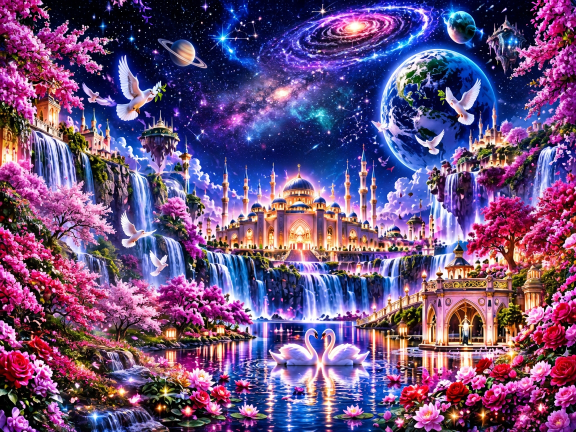
#> input picture assets/wallpaper_upload.png, 1152 x 864 px, found by its file name (shown at 1/2 size)
$ python -i prepare_theme.py   (imports and definitions only)
#> lines starting #> are read from the running program, lines starting #| are printed output that depends on the picture
#!/usr/bin/env python3
import json, os, shutil
from PIL import Image, ImageDraw, ImageFilter, ImageOps

# [1 line not run here, left out]
# [1 line that did not run here, left out]
# [1 line that did not run here, left out]
# [1 line that did not run here, left out]
# [1 line that did not run here, left out]
# [1 line that did not run here, left out]
# [1 line that did not run here, left out]
# [1 line that did not run here, left out]

CHROOT = "config/includes.chroot"
# [8 lines not run here, left out]

DESKTOP_MAP = {
    "XFCE": ["lightdm", "lightdm-gtk-greeter", "xfce4", "xfce4-goodies"],
    "KDE": ["sddm", "kde-plasma-desktop", "plasma-workspace", "kwin-wayland", "konsole", "dolphin"],
    "GNOME": ["gdm3", "gnome-core", "gnome-terminal", "nautilus"],
    "Cinnamon": ["lightdm", "lightdm-gtk-greeter", "cinnamon-core"],
    "MATE": ["lightdm", "lightdm-gtk-greeter", "mate-desktop-environment-core"],
    "LXQt": ["lightdm", "lightdm-gtk-greeter", "lxqt-core", "qterminal"],
    "LXDE": ["lightdm", "lightdm-gtk-greeter", "lxde-core", "lxterminal"],
}
# [3 lines not run here, left out]

def make_round_logo(src, out_path, size):
    im = Image.open(src).convert("RGBA")
    w, h = im.size; px = im.load(); xs, ys = [], []
    step = max(1, min(w, h) // 100)
    for y in range(0, h, step):
        for x in range(0, w, step):
            r, g, b, a = px[x, y]
            if a > 20 and max(r, g, b) > 70: xs.append(x); ys.append(y)
    if xs and ys:
        x0, x1 = max(0, min(xs) - step), min(w, max(xs) + step)
        y0, y1 = max(0, min(ys) - step), min(h, max(ys) + step)
        cx, cy = (x0 + x1) / 2.0, (y0 + y1) / 2.0
        half = max(x1 - x0, y1 - y0) / 2.0
        if min(w, h) * 0.25 < half < min(w, h) * 0.49:
            im = im.crop((int(cx - half), int(cy - half), int(cx + half), int(cy + half)))
    im = ImageOps.fit(im, (size, size), method=Image.Resampling.LANCZOS)
    mask = Image.new("L", (size, size), 0)
    ImageDraw.Draw(mask).ellipse((1, 1, size - 2, size - 2), fill=255)
    out = Image.new("RGBA", (size, size), (0, 0, 0, 0))
    out.paste(im, (0, 0), mask)
    out.save(out_path, "PNG")

def make_default_logo(out_path, size):
    im = Image.new("RGBA", (size, size), (0, 0, 0, 0))
    d = ImageDraw.Draw(im)
    d.ellipse((2, 2, size - 3, size - 3), fill=(12, 26, 62, 255), outline=(56, 189, 248, 255), width=max(2, size // 24))
    d.ellipse((size // 6, size // 6, size - size // 6, size - size // 6), outline=(250, 204, 21, 255), width=max(2, size // 32))
    im.save(out_path, "PNG")

logo_src = "assets/logo_upload.png" if os.path.exists("assets/logo_upload.png") else None
# [5 lines not run here, left out]

def make_wallpaper(out_path):
#> called with out_path = '../assets/wallpaper_upload.png'
    W, H = 1920, 1080
    wp_src = "assets/wallpaper_upload.png" if os.path.exists("assets/wallpaper_upload.png") else None
    if wp_src:
        im = Image.open(wp_src).convert("RGBA")
        w, h = im.size
#> w = 1152; h = 864
        if w / float(h) >= 1.5:
            canvas = ImageOps.fit(im, (W, H), method=Image.Resampling.LANCZOS)
        else:
            bg = ImageOps.fit(im, (W, H), method=Image.Resampling.LANCZOS).filter(ImageFilter.GaussianBlur(28))
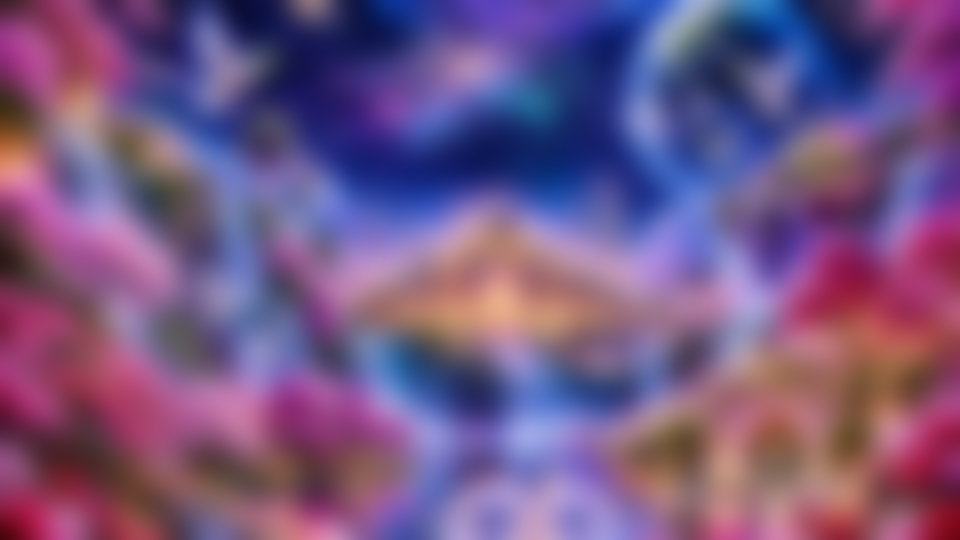
#> bg: PIL image 1920x1080 RGBA (shown at 1/2 size); mean R, G, B, A 117.3, 86.2, 131.1, 255
            canvas = Image.alpha_composite(bg, Image.new("RGBA", (W, H), (8, 15, 38, 130)))
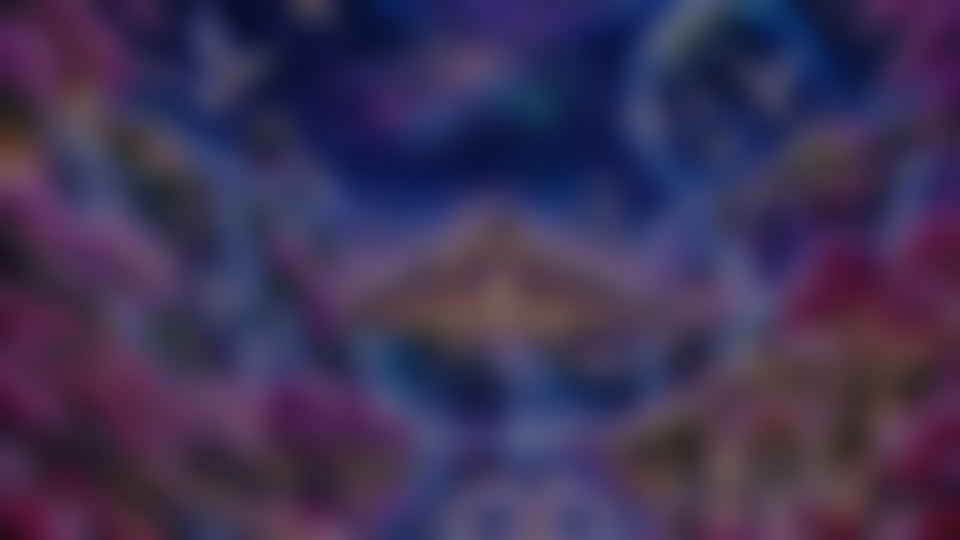
#> canvas: PIL image 1920x1080 RGBA (shown at 1/2 size); mean R, G, B, A 61.6, 49.9, 83.6, 255
            new_w = int(w * (H / float(h)))
#> new_w = 1440
            center = im.resize((new_w, H), Image.Resampling.LANCZOS)
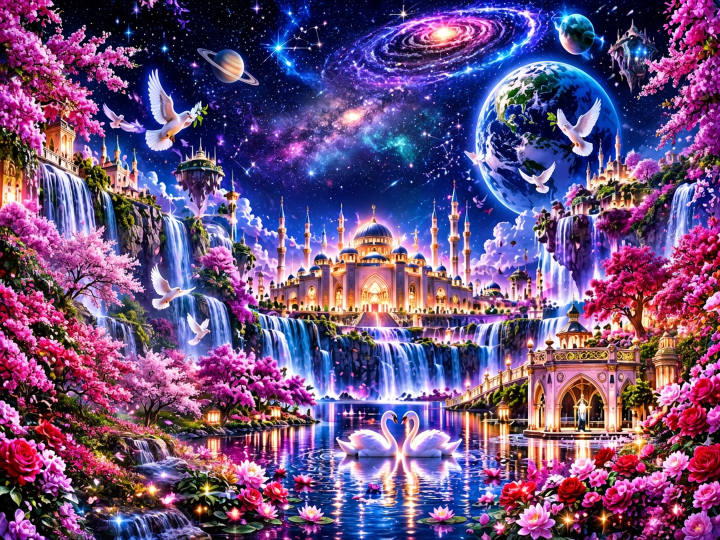
#> center: PIL image 1440x1080 RGBA (shown at 1/2 size); mean R, G, B, A 108.6, 78.7, 124.4, 255
            cx = (W - new_w) // 2
#> cx = 240
            canvas.paste(center, (cx, 0), center)
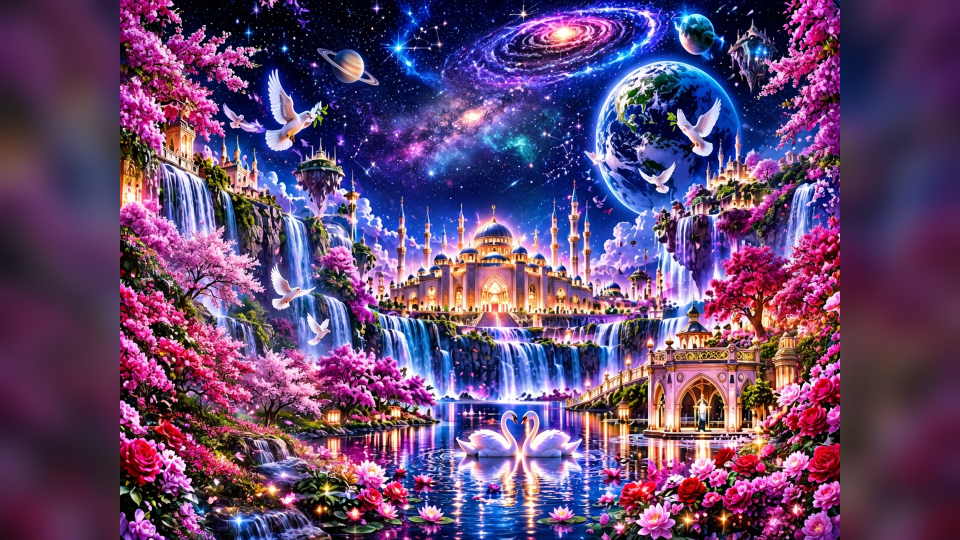
#> canvas: PIL image 1920x1080 RGBA (shown at 1/2 size); mean R, G, B, A 99.2, 69.4, 111, 255
#> (the run stopped early here; a loop or call above may not have finished)
